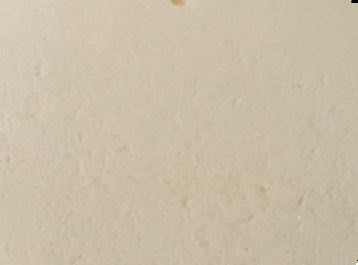
#> input picture Vanilla.jpg, 358 x 265 px, found by its file name
$ jupyter execute Icecream_Features.ipynb
#> lines starting #> are read from the running program, lines starting #| are printed output that depends on the picture
## An experiment to investigate the effect of image noise on ice cream texture

# Vanilla vs. Cherry Garcia

## Import necessary modules

[cell 1]
import os, copy
import matplotlib
from PIL import Image
import numpy as np
import matplotlib.pyplot as plt
import matplotlib.image as mpimg

Load in pre-made functions

[cell 2]
def normalize(image):
    image = (image - np.min(image))/(np.max(image)-np.min(image))
    return image

def load_data():
    vanilla = mpimg.imread(r'.\Vanilla.JPG')
#> vanilla is the input picture: shape (265, 358, 3); mean R, G, B 201.8, 190.6, 167.8
    vanilla = rgb2gray(vanilla)
#> in rgb2gray, `return np.dot(rgb[...,:3], [0.2989, 0.5870, 0.1140])`:
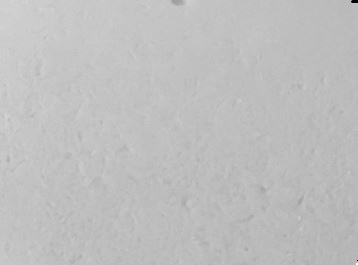
#> returned value: shape (265, 358) float64; min 0.299, max 254.4, mean 191.3
    cherry_garcia = mpimg.imread(r'.\Cherry Garcia.JPG')
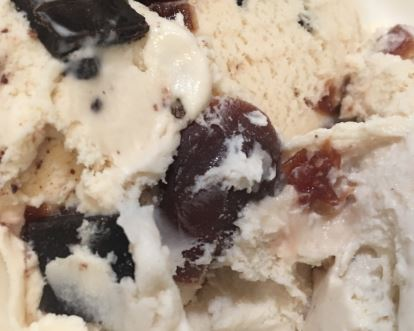
#> input picture Cherry Garcia.JPG, 414 x 331 px, found by its file name
#> cherry_garcia is the input picture: shape (331, 414, 3); mean R, G, B 171.7, 154.7, 138.2
    cherry_garcia = rgb2gray(cherry_garcia)
#> in rgb2gray (call 2), `return np.dot(rgb[...,:3], [0.2989, 0.5870, 0.1140])`:
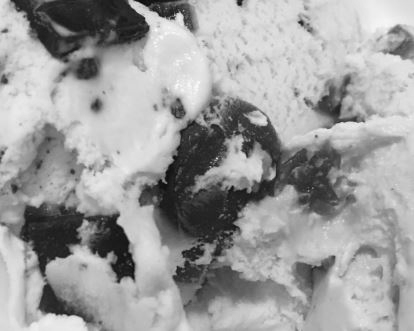
#> returned value: shape (331, 414) float64; min 6.05, max 250.9, mean 157.9
    return normalize(vanilla), normalize(cherry_garcia)


def rgb2gray(rgb):
    return np.dot(rgb[...,:3], [0.2989, 0.5870, 0.1140])


def plot_image(image, noisy,name='',bins=50):
#> called with name = 'Vanilla', bins = 50
    image, noisy = copy.deepcopy(image), copy.deepcopy(noisy)
    plt.subplot(1,2,2)
    plt.hist(noisy.flatten(),bins=bins)
    plt.xticks(np.arange(0,1.2,0.2))
    plt.title('Noisy ' + name)
    plt.subplot(1,2,1)
    plt.hist(image.flatten(),bins=bins)
    plt.xticks(np.arange(0,1.2,0.2))
    plt.title(name)
    plt.tight_layout()
    plt.show()
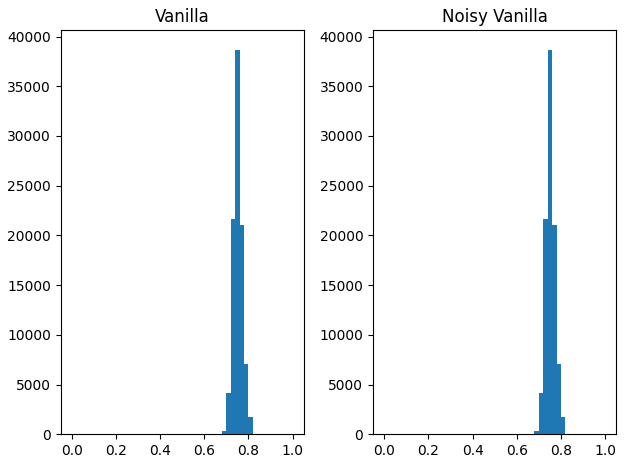
#> figure drawn by matplotlib, 2 panels; panel 1: tallest bar 38692 high, from x = 0.74 to 0.76; panel 2: tallest bar 38692 high, from x = 0.74 to 0.76
    return None

## Load in image data

Let's load in a closeup photo of the two competitors: Vanilla ice cream and Cherry Garcia ice cream

[cell 3]
vanilla, cherry_garcia = load_data()

[cell 4]
plt.imshow(vanilla,cmap='gray')

[cell 5]
plt.imshow(cherry_garcia,cmap='gray')

## Add noise of your choosing

Now let's add noise to the two images, starting small, look at the images, then investigate the impact of the noise on the image histograms.

As you add noise, what happens to the histograms? What is the difference between the vanilla and Cherry Garcia images?

(hint: keep it realistic - don't make the images too noise)

[cell 6]
std_noise = .00  #start with 0, then run the rest of this notebook. Then come back here and try 0.01, 0.02, 0.04, etc.
vanilla, cherry_garcia = load_data()

[cell 7]
noisy_vanilla = vanilla + np.random.normal(0,std_noise,vanilla.shape)
noisy_cherry_garcia = cherry_garcia + np.random.normal(0,std_noise,cherry_garcia.shape)

[cell 8]
plt.imshow(noisy_cherry_garcia,cmap='gray')

[cell 9]
plt.imshow(noisy_vanilla,cmap='gray')

[cell 10]
plot_image(vanilla,noisy_vanilla,'Vanilla',bins=50)

[cell 11]
plot_image(cherry_garcia,noisy_cherry_garcia,'Cherry Garcia',bins=50)
#> call 2 of plot_image, with name = 'Cherry Garcia', bins = 50
#> in plot_image (call 2), `plt.show()`:
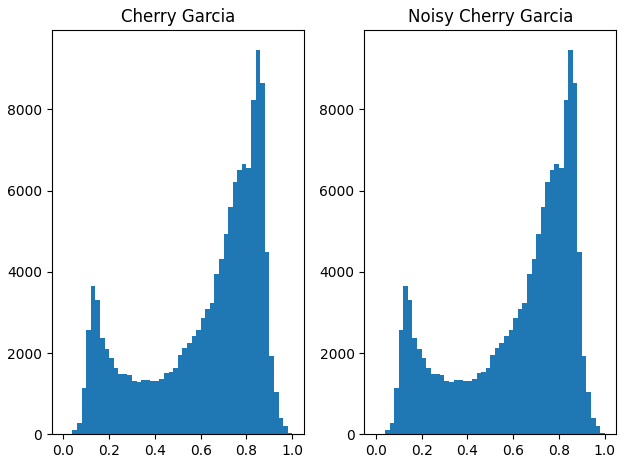
#> figure drawn by matplotlib, 2 panels; panel 1: tallest bar 9469 high, from x = 0.84 to 0.86; panel 2: tallest bar 9469 high, from x = 0.84 to 0.86
